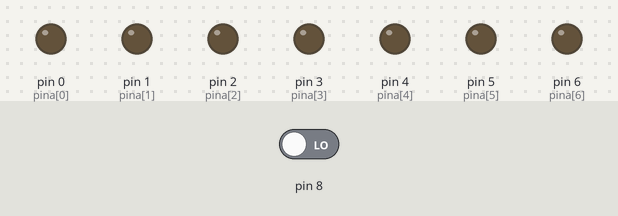
Recording of a sketch running on a simulated Arduino Uno, built with avr-gcc and run on an emulated ATmega328P. Parts: output pins drawn as LEDs (lit = HIGH). The test bench sets the inputs (shaded band); at power-on: pin 8 LOW.

Above: at 1.2 s.
1.3 s: pin 8 driven HIGH
At 4.1 s:
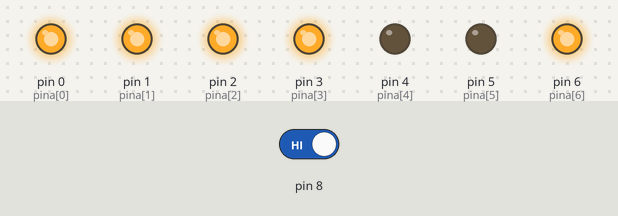
4.3 s: pin 8 driven LOW
At 5.1 s:
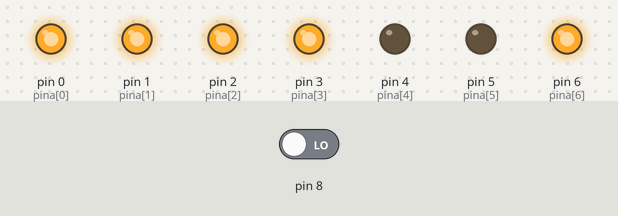
5.8 s: pin 8 driven HIGH
At 6.5 s:
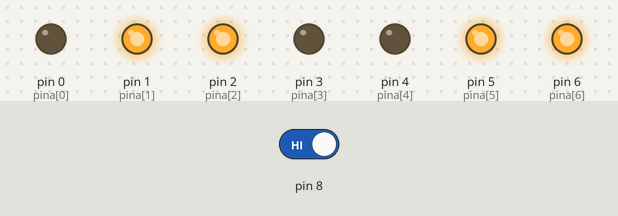
Timing chart, 0 to 18.3 s (numbered marks = the images above; inputs shaded):
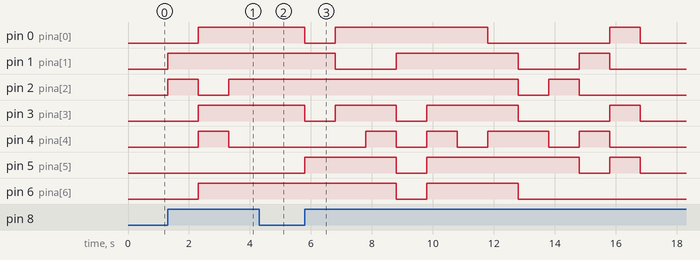

Measured:
- after the input at 1.3 s, pin 0 (pina[0]), pin 3 (pina[3]), pin 6 (pina[6]): LOW → HIGH after 1.0 s; pin 1 (pina[1]): LOW → HIGH at once; pin 2 (pina[2]): LOW → HIGH at once, → LOW 1.0 s later, → HIGH 1.0 s later; pin 4 (pina[4]): LOW → HIGH after 1.0 s, → LOW 1.0 s later
- after the input at 4.3 s, pin 0 (pina[0]), pin 3 (pina[3]): stays HIGH (without the input it goes to LOW after 0.00 s); pin 1 (pina[1]): stays HIGH (without the input it goes to LOW after 1.0 s); pin 5 (pina[5]): stays LOW (without the input it goes to HIGH after 0.00 s)
- after the input at 5.8 s, pin 0 (pina[0]): goes LOW 1.0 s, HIGH 5.0 s, LOW 4.0 s, HIGH 1.0 s, then LOW, starting at once; pin 1 (pina[1]): goes LOW 2.0 s, HIGH 4.0 s, LOW 2.0 s, HIGH 1.0 s, then LOW, starting after 1.0 s

The sketch:

button_and_7_segment.ino
```cpp
int i,j,k;
int pina[8]={0,1,2,3,4,5,6};
int a[10][7]={
  {1,1,1,1,1,1,0},
  {0,1,1,0,0,0,0},
  {1,1,0,1,1,0,1},
  {1,1,1,1,0,0,1},
  {0,1,1,0,0,1,1},
  {1,0,1,1,0,1,1},
  {1,0,1,1,1,1,1},
  {1,1,1,0,0,0,0},
  {1,1,1,1,1,1,1},
  {1,1,1,1,0,1,1},
  };
void setup() {
  for(i=0;i<7;i++)
{
  pinMode(pina[i],OUTPUT);
digitalWrite(pina[i],0);
 }

pinMode(8,INPUT);
}

void loop() {
  int a1=digitalRead(8);
  k==0;
  if(a1==1)
  {
    k++;
    int p=0;
  for(j=0;j<7;j++)
  {
    digitalWrite(pina[p],a[k][j]);
    p++;
  }
  delay(1000);
  }


}
```
